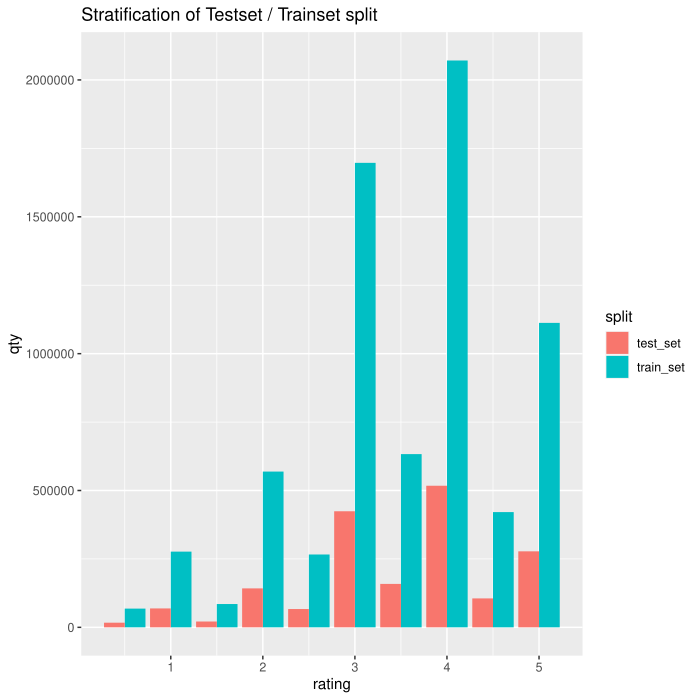

The R source for this figure:
# R version: 4.1.0

# suppress warnings
oldw <- getOption("warn")
options(warn = -1)

# environment
print("setup environment")

# one-function libraries
# library(stringi)     # used as stringi::stri_sub()

# libraries
library(ggplot2)
library(lubridate)
library(tidyverse)
library(caret)
library(foreach)                            # parallel computing

# keras environment
library(reticulate)                         # interface R and Python
# use_condaenv("r-gpu", required = TRUE)      # conda env for running tf and keras
library(keras)
library(tfdatasets)

# global variables
numberOfDigits <- 8
options(digits = numberOfDigits)
proportionTestSet <- 0.20
numberOfEpochs    <- 1 #20                    # keras training parameter

# error function
errRMSE <- function(true_ratings, predicted_ratings){
  sqrt(mean((true_ratings - predicted_ratings)^2))
}

# function: difference between timestamps in days
daysBetweenTimestamps <- function(x,y){
  difftime(as_date(as_datetime(x)), 
           as_date(as_datetime(y)), 
           units = c("days")) %>% 
    as.numeric()
}

# clean memory
if(exists("validation")) {rm(validation)}

# read dataset from csv
print("pre-process edx")
if(!exists("edx")) {edx <- read_csv(file = "./dat/edx.csv") %>% as_tibble()}
head(edx)

# move ratings to first column
edx2 <- edx %>% select(-c(rating))
edx2 <- cbind(rating = edx$rating, edx2)

# extract yearOfRelease and timestampYear
edx2 <- edx2 %>% 
  select(-c(genres)) %>%
  mutate(yearOfRelease = as.numeric(stringi::stri_sub(edx$title[1], -5, -2)),
         timestampYear = year(as_datetime(timestamp)),
         yearsFromRelease = timestampYear - yearOfRelease) %>%
  select(-c(title, yearOfRelease, timestampYear)) 

# extract firstUserRating
dfFirstUserRating <- edx2 %>% group_by(userId) %>%
  select(userId, timestamp) %>%
  summarize(firstUserRating = min(timestamp))

edx2 <- left_join(edx2, dfFirstUserRating)

# extract firstMovieRating
dfFirstMovieRating <- edx2 %>% group_by(movieId) %>%
  select(movieId, timestamp) %>%
  summarize(firstMovieRating = min(timestamp))

edx2 <- left_join(edx2, dfFirstMovieRating)

# extract daysFromFirstUserRating and daysFromFirstMovieRating
edx2 <- edx2 %>% mutate(daysFromFirstUserRating  = daysBetweenTimestamps(timestamp, firstUserRating),
                        daysFromFirstMovieRating = daysBetweenTimestamps(timestamp, firstMovieRating)) %>%
  select(-c(timestamp, firstUserRating,firstMovieRating))

# extract movie genres as predictors
genres_names <- strsplit(edx$genres, "|", fixed = TRUE) %>%
  unlist() %>%
  unique()

fn <- function(element_vector){
  as.numeric(grepl(element_vector, vector))
}

vector <- edx$genres
df <- sapply(genres_names, fn) %>% as_tibble()

# remove hiphen from predictor names
colnames(df)[7]  <- "SciFi"
colnames(df)[16] <- "FilmNoir"
colnames(df)[20] <- "NoGenre"

edx2 <- bind_cols(edx2, df)
head(edx2)

# cleanup memory
rm(df, edx, genres_names, vector, fn)

# split train and test sets
print("split edx in trainset/testset")
set.seed(1, sample.kind = "Rounding")
test_index <- createDataPartition(edx2$rating, 
                                  times = 1, 
                                  p = proportionTestSet,
                                  list = FALSE)
test_set <- edx2 %>% slice(test_index)
train_set <- edx2 %>% slice(-test_index)

# remove movies and users from testset that are not present on trainset
test_set <- test_set %>%
  semi_join(train_set, by = "movieId") %>%
  semi_join(train_set, by = "userId")

# check for stratification of train / test split
p1 <- train_set %>%
  group_by(rating) %>%
  summarize(qty = n()) %>%
  mutate(split = 'train_set')

p2 <- test_set %>%
  group_by(rating) %>%
  summarize(qty = n()) %>%
  mutate(split = 'test_set')

p <- bind_rows(p1, p2) %>% group_by(split)
p %>% ggplot(aes(rating, qty, fill = split)) +
  geom_bar(stat="identity", position = "dodge") +
  ggtitle("Stratification of Test_set / Train_set split")

# save datasets
train_set %>% write_csv(file = "./dat/train.csv")
test_set  %>% write_csv(file = "./dat/test.csv")
head(train_set)
head(test_set)

# cleanup memory
rm(edx2, test_index)
rm(p, p1, p2)

# predict by global average
print("bias predictions")
mu <- mean(train_set$rating)
predicted <- mu
err <- RMSE(test_set$rating, predicted)
rmse_results <- tibble(model = "naiveAvg",
                       error = err)

# add movie bias effect
df <- train_set %>%
  group_by(movieId) %>%
  summarize(deltaRating = mean(rating - mu))

dfBiasMovie <- left_join(train_set, df) %>%
  select(rating, movieId, deltaRating) %>%
  group_by(movieId) %>%
  summarize(biasMovie = mean(deltaRating))
head(dfBiasMovie)

df <- left_join(test_set, dfBiasMovie) %>%
  select(rating, movieId, biasMovie)
predicted = mu + df$biasMovie

err <- RMSE(test_set$rating, predicted)
rmse_results <- bind_rows(rmse_results,
                          tibble(model ="movieBias",
                                 error = err))

# add user bias effect
df <- train_set %>%
  left_join(dfBiasMovie) %>%
  group_by(userId) %>%
  summarize(deltaRating = mean(rating - mu - biasMovie))

dfBiasUser <- left_join(train_set, df) %>%
  select(rating, userId, movieId, deltaRating) %>%
  group_by(userId) %>%
  summarize(biasUser = mean(deltaRating))
head(dfBiasUser)

df <- left_join(test_set, dfBiasMovie) %>%
  left_join(dfBiasUser) %>%
  select(rating, movieId, userId, biasMovie, biasUser)
predicted = mu + df$biasMovie + df$biasUser

err <- RMSE(test_set$rating, predicted)
rmse_results <- bind_rows(rmse_results,
                          tibble(model ="userBias",
                                 error = err))

# show RMSE results
rmse_results

# cleanup memory
rm(df, predicted)

# prepare trainset
print("pre-process trainset")
df_train <- train_set %>%
  select(rating:daysFromFirstMovieRating) %>%
  left_join(dfBiasMovie) %>%
  left_join(dfBiasUser) %>%
  mutate(deltaRating = (rating - mu - biasMovie - biasUser),
         .before = rating) %>%
  select(-c(rating, userId, movieId, biasMovie, biasUser))

# remove predictors with small variance
nzv <- df_train %>%
  select(-deltaRating) %>%
  nearZeroVar(foreach = TRUE, allowParallel = TRUE)

removedPredictors <- colnames(df_train[,nzv])
df_train <- df_train %>% select(-all_of(removedPredictors))

# scale predictors
spec <- feature_spec(df_train, deltaRating ~ . ) %>% 
  step_numeric_column(all_numeric(), normalizer_fn = scaler_standard()) %>% 
  fit()
spec

# prepare testset
print("pre-process testset")
df_test <- test_set %>%
  select(rating:daysFromFirstMovieRating) %>%
  left_join(dfBiasMovie) %>%
  left_join(dfBiasUser) %>%
  mutate(deltaRating = (rating - mu - biasMovie - biasUser),
         .before = rating) %>%
  select(-c(rating, userId, movieId, biasMovie, biasUser))

df_test <- df_test %>% select(-all_of(removedPredictors))

# wrap the model in a function
print("build keras model")
build_model <- function() {
  # create model
  input <- layer_input_from_dataset(df_train %>% select(-deltaRating))
  
  output <- input %>% 
    layer_dense_features(dense_features(spec)) %>% 
    layer_dense(units = 8, activation = "relu") %>%
    layer_dense(units = 8, activation = "relu") %>%
    layer_dense(units = 1) 
  
  model <- keras_model(input, output)
  summary(model)
  
  # compile model
  model %>% 
    compile(
      loss = "mse",
      optimizer = optimizer_rmsprop(),
      metrics = list("mean_absolute_error")
    )
  
  model
}

# train the model
print("train keras model")

print_dot_callback <- callback_lambda(
  on_epoch_end = function(epoch, logs) {
    if (epoch %% 80 == 0) cat("\n")
    cat(".")
  }
)    

early_stop <- callback_early_stopping(monitor = "val_loss",
                                      min_delta = 1e-5,
                                      patience = 5)

model <- build_model()

history <- model %>% fit(
  x = df_train %>% select(-deltaRating),
  y = df_train$deltaRating,
  epochs = numberOfEpochs,
  validation_split = 0.2,
  verbose = 0,
  callbacks = list(early_stop, print_dot_callback)
)

plot(history)

# save model
print("save model")
# model %>% save_model_tf("./models/keras_fit")
model <- load_model_tf("./models/keras_fit")

# predict
print("predict testset results")
p <- model %>% predict(df_test %>% select(-deltaRating))
p <- p[ , 1]

df <- test_set %>%
  select(userId, movieId) %>%
  left_join(dfBiasMovie) %>%
  left_join(dfBiasUser) %>%
  mutate(predicted = mu + biasMovie + biasUser + p)

# calculate error metrics
err <- errRMSE(test_set$rating, df$predicted)

rmse_results <- bind_rows(rmse_results,
                          tibble(model ="keras",
                                 error = err))

# show RMSE results
rmse_results

# clean memory
rm(df, df_train, p)

# validation
# read dataset from csv
print("predict validation results")
validation <- read_csv(file = "./dat/validation.csv") %>% as_tibble()
head(validation)

validation <- validation %>%
  semi_join(train_set, by = "movieId") %>%
  semi_join(train_set, by = "userId")

df_val <- validation %>%
  select(-c(genres)) %>%
  mutate(yearOfRelease = as.numeric(stringi::stri_sub(validation$title[1], -5, -2)),
         timestampYear = year(as_datetime(timestamp)),
         yearsFromRelease = timestampYear - yearOfRelease) %>%
  select(-c(rating, title, yearOfRelease, timestampYear)) %>%
  left_join(dfFirstMovieRating) %>%
  left_join(dfFirstUserRating) %>%
  mutate(daysFromFirstUserRating  = daysBetweenTimestamps(timestamp, firstUserRating),
         daysFromFirstMovieRating = daysBetweenTimestamps(timestamp, firstMovieRating)) %>%
  select(-c(userId, movieId, timestamp, firstUserRating,firstMovieRating))
head(df_val)

p <- model %>% predict(df_val)
p <- p[ , 1]

df <- validation %>%
  left_join(dfBiasMovie) %>%
  left_join(dfBiasUser) %>%
  mutate(predicted = mu + biasMovie + biasUser + p)

err <- errRMSE(validation$rating, df$predicted)

rmse_results <- bind_rows(rmse_results,
                          tibble(model ="validation",
                                 error = err))

# show RMSE results
print("project results")
rmse_results
err

# clean memory
rm(df, df_test, df_val)
rm(train_set, test_set, validation)

# restore warnings
print("job done")
options(warn = oldw)
